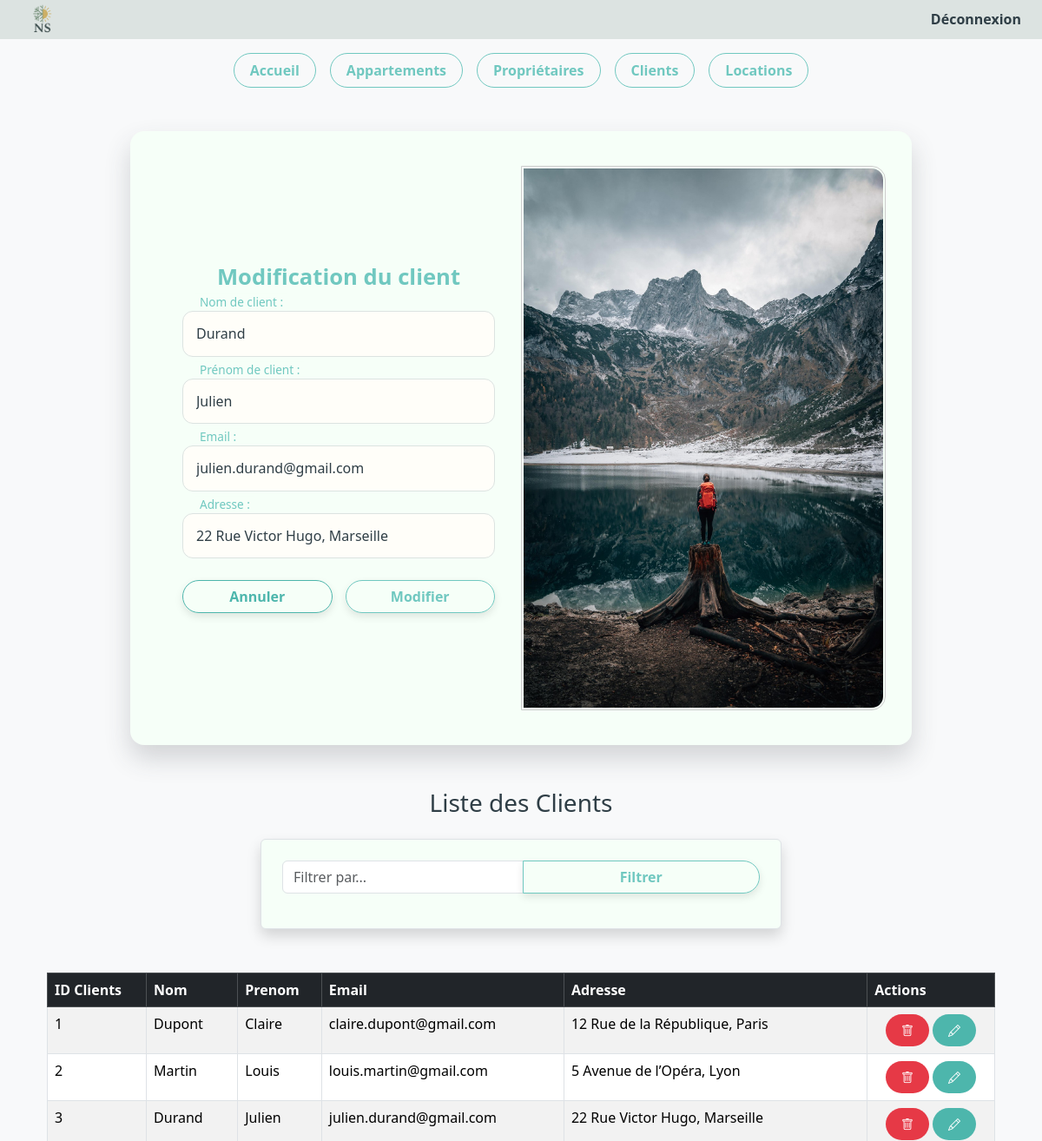
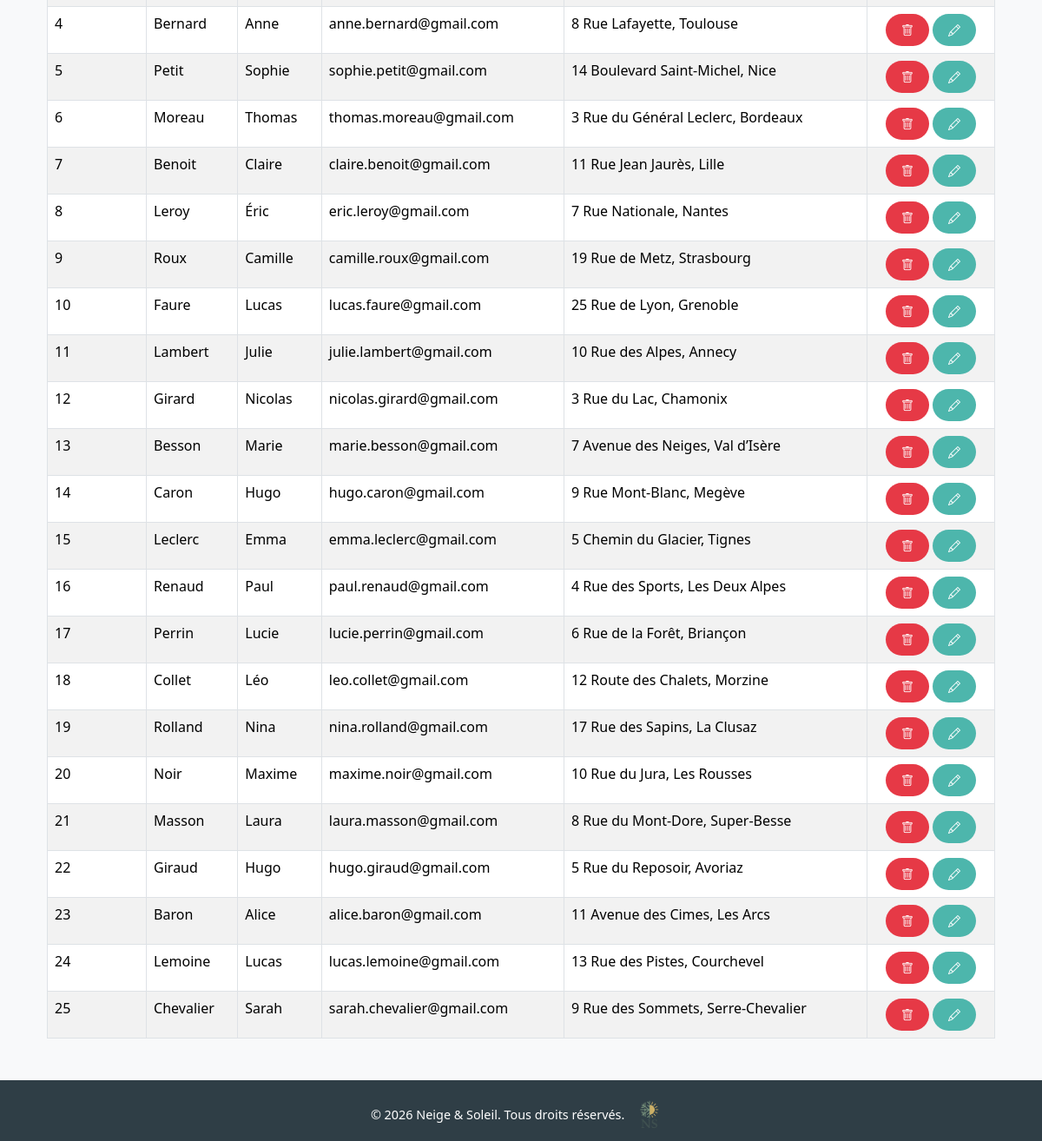
The page /index.php?page=4&action=edit&idclient=3 (signed in) on the database its author committed (2 pictures, top to bottom).
### tables this page shows
CREATE TABLE client (
  idclient INT NOT NULL AUTO_INCREMENT,
  nom VARCHAR(50) NOT NULL,
  prenom VARCHAR(50) NOT NULL,
  email VARCHAR(50) NOT NULL,
  adresse TEXT NOT NULL,
  PRIMARY KEY (idclient),
  UNIQUE KEY email (email)
);

### controleur/gestion_client.php (called while the page is built, shortened)
<?php
$Client = null;
if (isset($_GET['action']) && isset($_GET['idclient'])) {
    $action = $_GET['action'];
    $idclient = (int)$_GET['idclient'];
    switch ($action) {
        case "edit":
            $Client = $unControleur->selectWhere_Client($idclient);
            break;
    }
}
$clients = $unControleur->selectAll_Clients();
require_once("vue/vue_insert_client.php");
if (isset($_POST['Filtrer'])) {
    $filtre = $_POST['filtre'];
    $lesClients = $unControleur->selectLike_Client($filtre);
} else {
    $lesClients = $unControleur->selectAll_Clients();
}
require_once("vue/vue_select_client.php");
?>

### modele/modele.class.php (called while the page is built, shortened)
<?php
class Modele {
    private $unPdo;
    public function __construct() {
        $url = "mysql:host=localhost;dbname=ns";
        $user = "root";
        $mdp = "";
        try {
            $this->unPdo = new PDO($url, $user, $mdp);
            $this->unPdo->setAttribute(PDO::ATTR_ERRMODE, PDO::ERRMODE_EXCEPTION);
        } catch (PDOException $exp) {
            echo "Erreur de Connexion à " . $url . "<br>";
            echo $exp->getMessage();
            exit();
        }
    }
    public function selectAll_clients() {
        $requete = "SELECT * FROM client";
        $exec = $this->unPdo->prepare($requete);
        $exec->execute();
        return $exec->fetchAll();
    }
    public function selectWhere_Client($idclient) {
        $requete = "SELECT * FROM Client WHERE idclient = :idclient";
        $exec = $this->unPdo->prepare($requete);
        $exec->execute([":idclient" => $idclient]);
        return $exec->fetch();
    }
}
?>

### controleur/controleur.class.php (called while the page is built, shortened)
<?php
require_once("modele/modele.class.php");
class Controleur
{
    private $unModele;
    public function __construct()
    {
        $this->unModele = new Modele();
    }
    public function selectAll_clients()
    {
        return $this->unModele->selectAll_clients();
    }
    public function selectWhere_client($idclient)
    {
        return $this->unModele->selectWhere_Client($idclient);
    }
}

### vue/vue_select_client.php (the view)
<h3 class="text-center mb-4">Liste des Clients</h3>
<form method="post" class="container mt-3 p-4 border rounded shadow" style="max-width: 600px;">
    <div class="input-group mb-3">
        <input type="text" name="filtre" class="form-control" placeholder="Filtrer par...">
        <button type="submit" name="Filtrer" class="btn btn-primary">Filtrer</button>
    </div>
</form>
<div class="container mt-3">
    <table class="table table-striped table-bordered">
        <thead class="table-dark">
            <tr>
                <th>ID Clients</th>
                <th>Nom</th>
                <th>Prenom</th>
                <th>Email</th>
                <th>Adresse</th>
                <th>Actions</th>
            </tr>
        </thead>
        <tbody>
            <?php
            if (isset($lesClients)){
                foreach($lesClients as $unClient){
                    echo "<tr>";
                    echo "<td>".$unClient['idclient']."</td>";
                    echo "<td>".$unClient['nom']."</td>";
                    echo "<td>".$unClient['prenom']."</td>";
                    echo "<td>".$unClient['email']."</td>";
                    echo "<td>".$unClient['adresse']."</td>";
                    echo "<td>";
                    echo "<a href='index.php?page=4&action=sup&idclient=".$unClient['idclient']."'
                           onclick=\"return confirm('Voulez-vous vraiment supprimer cet Client ?');\"
                           class='btn btn-danger btn-sm me-1'>
                           <i class='bi bi-trash'></i>
                          </a>";
                    echo "<a href='index.php?page=4&action=edit&idclient=".$unClient['idclient']."'
                           class='btn btn-warning btn-sm'>
                           <i class='bi bi-pencil'></i>
                          </a>";
                    echo "</td>";
                    echo "</tr>";
                }
            }
            ?>
        </tbody>
    </table>
</div>

### vue/vue_insert_client.php (shortened to what this page needs)
<div class="container">
    <form method="post" class="form-with-image">
        <div class="form-fields">
            <h3 class="text-center mb-4"><?= ($Client == null) ? "Ajout d'un client" : "Modification du client" ?></h3>
            <div class="form-group">
                <input type="text" id="nom" name="nom" placeholder=" "
                       value="<?= ($Client == null) ? '' : $Client['nom'] ?>" required>
                <label for="nom">Nom de client :</label>
            </div>
            <div class="form-group">
                <input type="text" id="prenom" name="prenom" placeholder=" "
                       value="<?= ($Client == null) ? '' : $Client['prenom'] ?>" required>
                <label for="prenom">Prénom de client :</label>
            </div>
            <div class="form-group">
                <input type="email" id="email" name="email" placeholder=" "
                       value="<?= ($Client == null) ? '' : $Client['email'] ?>" required>
                <label for="email">Email :</label>
            </div>
            <div class="form-group">
                <input type="text" id="adresse" name="adresse" placeholder=" "
                       value="<?= ($Client == null) ? '' : $Client['adresse'] ?>" required>
                <label for="adresse">Adresse :</label>
            </div>
            <div class="d-flex">
                <button type="reset" class="btn btn-secondary">Annuler</button>
                <button type="submit"
                        <?= ($Client == null) ? 'name="Valider"' : 'name="Modifier"' ?>
                        class="btn btn-primary">
                    <?= ($Client == null) ? 'Valider' : 'Modifier' ?>
                </button>
            </div>
        </div>
        <div class="form-image">
            <img src="images/design/client-.jpg" alt="Ajout client "  style="width:100%; border:1px solid #ccc; padding:2px;">
        </div>
    </form>
</div>

### styles/style.css (style rules this page uses)
:root { --color-dark: #2F3E46; --color-neutral: #DCE3E1; --color-accent: #70C8C0; --color-secondary: #4DB6AC; --color-bg: #F6FFF8; --color-highlight: #A3D9D0; --color-error: #E63946; }
*, *::after, *::before { box-sizing: border-box; }
body, html { height: 100%; margin: 0; padding: 0; font-family: 'Segoe UI', Tahoma, Geneva, Verdana, sans-serif; line-height: 1.4; color: var(--color-dark); background-color: var(--color-bg); }
.btn, .home-btn, .btn-dashboard, form .btn, .home-contact-form button { display: inline-block; font-weight: 600; border-radius: 50px; text-align: center; cursor: pointer; transition: all 0.3s ease; text-decoration: none; padding: 8px 18px; }
.btn, .home-btn, .btn-dashboard, form .btn-primary { background-color: transparent; color: var(--color-accent); border: 1px solid var(--color-accent); }
form .btn { flex: 1; padding: 6px 10px; box-shadow: 0 4px 10px rgba(0, 0, 0, 0.1); }
form .btn-secondary { color: var(--color-secondary); border: 1px solid var(--color-secondary); }
.btn-danger { background-color: var(--color-error); border: none; color: #fff; }
.btn-warning { background-color: var(--color-secondary); border: none; color: #fff; }
form { background: var(--color-bg); padding: 40px 30px; border-radius: 2rem; box-shadow: 0 15px 30px rgba(54,59,72,0.2); margin: 50px auto; max-width: 700px; width: 100%; }
form h2, form h3 { text-align: center; margin-bottom: 20px; color: var(--color-accent); font-weight: 600; font-size: 1.6rem; }
.form-group { position: relative; margin-bottom: 25px; }
.form-group input, .form-group select, .form-group textarea, .home-contact-form input, .home-contact-form textarea { width: 100%; padding: 14px 45px 14px 15px; border: 1px solid var(--color-neutral); border-radius: 12px; background-color: #fffef9; color: var(--color-dark); font-size: 1rem; transition: all 0.3s ease; }
.form-group label { position: absolute; left: 45px; top: 50%; transform: translateY(-50%); color: var(--color-secondary); font-size: 1rem; pointer-events: none; transition: all 0.3s ease; }
.form-group input:focus + label, .form-group input:not(:placeholder-shown) + label, .form-group textarea:focus + label, .form-group textarea:not(:placeholder-shown) + label, .form-group select:focus + label, .form-group select:not([value=""]) + label { top: -10px; left: 15px; font-size: 0.85rem; color: var(--color-accent); background: var(--color-bg); padding: 0 5px; }
form .d-flex, .home-form-row { display: flex; gap: 15px; justify-content: space-between; }
.form-with-image { display: flex; flex-direction: row; overflow: hidden; border-radius: 16px; max-width: 900px; margin: 50px auto; }
.form-with-image .form-fields { flex: 1; padding: 40px 30px; display: flex; flex-direction: column; justify-content: center; }
.form-with-image .form-image { flex-shrink: 0; width: 50%; min-width: 200px; }
.form-with-image .form-image img { width: 100%; height: 100%; object-fit: cover; border-top-right-radius: 16px; border-bottom-right-radius: 16px; }
img, .btn-dashboard, form .btn { max-width: 100%; height: auto; box-sizing: border-box; }
table td:last-child { white-space: nowrap !important; text-align: center; vertical-align: middle; }
table td a.btn { display: inline-flex; align-items: center; justify-content: center; vertical-align: middle; margin-right: 6px; }
table td a.btn:last-child { margin-right: 0; }

### rows shown on the page
client: nom "Durand", prenom "Julien", email "julien.durand@gmail.com", adresse "22 Rue Victor Hugo, Marseille", idclient "3"
client: idclient "1", nom "Dupont", prenom "Claire", email "claire.dupont@gmail.com", adresse "12 Rue de la République, Paris"
client: idclient "2", nom "Martin", prenom "Louis", email "louis.martin@gmail.com", adresse "5 Avenue de l’Opéra, Lyon"
client: idclient "4", nom "Bernard", prenom "Anne", email "anne.bernard@gmail.com", adresse "8 Rue Lafayette, Toulouse"
client: idclient "5", nom "Petit", prenom "Sophie", email "sophie.petit@gmail.com", adresse "14 Boulevard Saint-Michel, Nice"
client: idclient "6", nom "Moreau", prenom "Thomas", email "thomas.moreau@gmail.com", adresse "3 Rue du Général Leclerc, Bordeaux"
client: idclient "7", nom "Benoit", prenom "Claire", email "claire.benoit@gmail.com", adresse "11 Rue Jean Jaurès, Lille"
client: idclient "8", nom "Leroy", prenom "Éric", email "eric.leroy@gmail.com", adresse "7 Rue Nationale, Nantes"
client: idclient "9", nom "Roux", prenom "Camille", email "camille.roux@gmail.com", adresse "19 Rue de Metz, Strasbourg"
client: idclient "10", nom "Faure", prenom "Lucas", email "lucas.faure@gmail.com", adresse "25 Rue de Lyon, Grenoble"
client: idclient "11", nom "Lambert", prenom "Julie", email "julie.lambert@gmail.com", adresse "10 Rue des Alpes, Annecy"
client: idclient "12", nom "Girard", prenom "Nicolas", email "nicolas.girard@gmail.com", adresse "3 Rue du Lac, Chamonix"
client: idclient "13", nom "Besson", prenom "Marie", email "marie.besson@gmail.com", adresse "7 Avenue des Neiges, Val d’Isère"
client: idclient "14", nom "Caron", prenom "Hugo", email "hugo.caron@gmail.com", adresse "9 Rue Mont-Blanc, Megève"
client: idclient "15", nom "Leclerc", prenom "Emma", email "emma.leclerc@gmail.com", adresse "5 Chemin du Glacier, Tignes"
client: idclient "16", nom "Renaud", prenom "Paul", email "paul.renaud@gmail.com", adresse "4 Rue des Sports, Les Deux Alpes"
client: idclient "17", nom "Perrin", prenom "Lucie", email "lucie.perrin@gmail.com", adresse "6 Rue de la Forêt, Briançon"
client: idclient "18", nom "Collet", prenom "Léo", email "leo.collet@gmail.com", adresse "12 Route des Chalets, Morzine"
client: idclient "19", nom "Rolland", prenom "Nina", email "nina.rolland@gmail.com", adresse "17 Rue des Sapins, La Clusaz"
client: idclient "20", nom "Noir", prenom "Maxime", email "maxime.noir@gmail.com", adresse "10 Rue du Jura, Les Rousses"
client: idclient "21", nom "Masson", prenom "Laura", email "laura.masson@gmail.com", adresse "8 Rue du Mont-Dore, Super-Besse"
client: idclient "22", nom "Giraud", prenom "Hugo", email "hugo.giraud@gmail.com", adresse "5 Rue du Reposoir, Avoriaz"
client: idclient "23", nom "Baron", prenom "Alice", email "alice.baron@gmail.com", adresse "11 Avenue des Cimes, Les Arcs"
client: idclient "24", nom "Lemoine", prenom "Lucas", email "lucas.lemoine@gmail.com", adresse "13 Rue des Pistes, Courchevel"
client: idclient "25", nom "Chevalier", prenom "Sarah", email "sarah.chevalier@gmail.com", adresse "9 Rue des Sommets, Serre-Chevalier"
